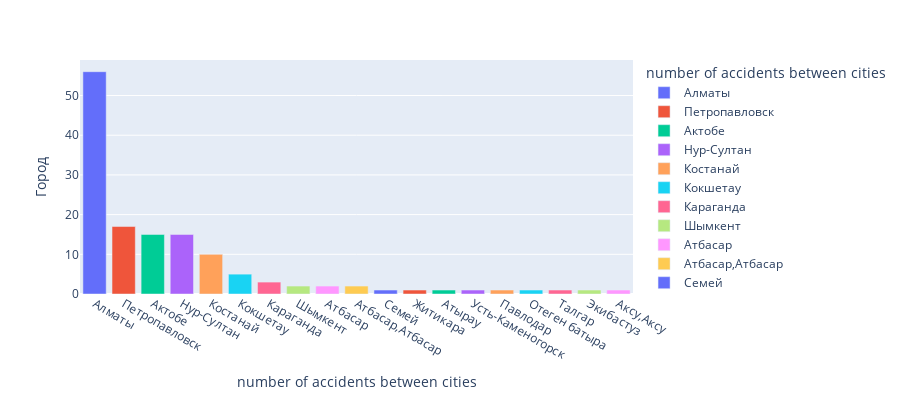

Here is the notebook cell this chart was saved with:
### Markdown cell above
Nur-Sultan : Toyota    58

Shymkent : Audi    1

Almaty : Toyota    297

**Number next to model of car is number of occurence**

### Code cell
# 8.1 What is the distribution of car road accidents for different cities? 
road_accident=data[data['Дата проишествия'].notnull()]
road_accidents=road_accident['Город'].value_counts().reset_index()
road_accidents

fig = px.bar(road_accidents, x=road_accidents['index'], y=road_accidents['Город'],
              color='index',
             labels={'index':'number of accidents between cities'}, height=400)
fig.show()

### Figure 1 — Plotly figure (JSON) as saved in the notebook; plotly's stock layout.template omitted (floating-point values rounded to 4 significant figures)
{"data": [{"alignmentgroup": "True", "hovertemplate": "number of accidents between cities=%{x}<br>Город=%{y}<extra></extra>", "legendgroup": "Алматы", "marker": {"color": "#636efa"}, "name": "Алматы", "offsetgroup": "Алматы", "orientation": "v", "showlegend": true, "textposition": "auto", "type": "bar", "x": ["Алматы"], "xaxis": "x", "y": [56], "yaxis": "y"}, {"alignmentgroup": "True", "hovertemplate": "number of accidents between cities=%{x}<br>Город=%{y}<extra></extra>", "legendgroup": "Петропавловск", "marker": {"color": "#EF553B"}, "name": "Петропавловск", "offsetgroup": "Петропавловск", "orientation": "v", "showlegend": true, "textposition": "auto", "type": "bar", "x": ["Петропавловск"], "xaxis": "x", "y": [17], "yaxis": "y"}, {"alignmentgroup": "True", "hovertemplate": "number of accidents between cities=%{x}<br>Город=%{y}<extra></extra>", "legendgroup": "Актобе", "marker": {"color": "#00cc96"}, "name": "Актобе", "offsetgroup": "Актобе", "orientation": "v", "showlegend": true, "textposition": "auto", "type": "bar", "x": ["Актобе"], "xaxis": "x", "y": [15], "yaxis": "y"}, {"alignmentgroup": "True", "hovertemplate": "number of accidents between cities=%{x}<br>Город=%{y}<extra></extra>", "legendgroup": "Нур-Султан", "marker": {"color": "#ab63fa"}, "name": "Нур-Султан", "offsetgroup": "Нур-Султан", "orientation": "v", "showlegend": true, "textposition": "auto", "type": "bar", "x": ["Нур-Султан"], "xaxis": "x", "y": [15], "yaxis": "y"}, {"alignmentgroup": "True", "hovertemplate": "number of accidents between cities=%{x}<br>Город=%{y}<extra></extra>", "legendgroup": "Костанай", "marker": {"color": "#FFA15A"}, "name": "Костанай", "offsetgroup": "Костанай", "orientation": "v", "showlegend": true, "textposition": "auto", "type": "bar", "x": ["Костанай"], "xaxis": "x", "y": [10], "yaxis": "y"}, {"alignmentgroup": "True", "hovertemplate": "number of accidents between cities=%{x}<br>Город=%{y}<extra></extra>", "legendgroup": "Кокшетау", "marker": {"color": "#19d3f3"}, "name": "Кокшетау", "offsetgroup": "Кокшетау", "orientation": "v", "showlegend": true, "textposition": "auto", "type": "bar", "x": ["Кокшетау"], "xaxis": "x", "y": [5], "yaxis": "y"}, {"alignmentgroup": "True", "hovertemplate": "number of accidents between cities=%{x}<br>Город=%{y}<extra></extra>", "legendgroup": "Караганда", "marker": {"color": "#FF6692"}, "name": "Караганда", "offsetgroup": "Караганда", "orientation": "v", "showlegend": true, "textposition": "auto", "type": "bar", "x": ["Караганда"], "xaxis": "x", "y": [3], "yaxis": "y"}, {"alignmentgroup": "True", "hovertemplate": "number of accidents between cities=%{x}<br>Город=%{y}<extra></extra>", "legendgroup": "Шымкент", "marker": {"color": "#B6E880"}, "name": "Шымкент", "offsetgroup": "Шымкент", "orientation": "v", "showlegend": true, "textposition": "auto", "type": "bar", "x": ["Шымкент"], "xaxis": "x", "y": [2], "yaxis": "y"}, {"alignmentgroup": "True", "hovertemplate": "number of accidents between cities=%{x}<br>Город=%{y}<extra></extra>", "legendgroup": "Атбасар", "marker": {"color": "#FF97FF"}, "name": "Атбасар", "offsetgroup": "Атбасар", "orientation": "v", "showlegend": true, "textposition": "auto", "type": "bar", "x": ["Атбасар"], "xaxis": "x", "y": [2], "yaxis": "y"}, {"alignmentgroup": "True", "hovertemplate": "number of accidents between cities=%{x}<br>Город=%{y}<extra></extra>", "legendgroup": "Атбасар,Атбасар", "marker": {"color": "#FECB52"}, "name": "Атбасар,Атбасар", "offsetgroup": "Атбасар,Атбасар", "orientation": "v", "showlegend": true, "textposition": "auto", "type": "bar", "x": ["Атбасар,Атбасар"], "xaxis": "x", "y": [2], "yaxis": "y"}, {"alignmentgroup": "True", "hovertemplate": "number of accidents between cities=%{x}<br>Город=%{y}<extra></extra>", "legendgroup": "Семей", "marker": {"color": "#636efa"}, "name": "Семей", "offsetgroup": "Семей", "orientation": "v", "showlegend": true, "textposition": "auto", "type": "bar", "x": ["Семей"], "xaxis": "x", "y": [1], "yaxis": "y"}, {"alignmentgroup": "True", "hovertemplate": "number of accidents between cities=%{x}<br>Город=%{y}<extra></extra>", "legendgroup": "Житикара", "marker": {"color": "#EF553B"}, "name": "Житикара", "offsetgroup": "Житикара", "orientation": "v", "showlegend": true, "textposition": "auto", "type": "bar", "x": ["Житикара"], "xaxis": "x", "y": [1], "yaxis": "y"}, {"alignmentgroup": "True", "hovertemplate": "number of accidents between cities=%{x}<br>Город=%{y}<extra></extra>", "legendgroup": "Атырау", "marker": {"color": "#00cc96"}, "name": "Атырау", "offsetgroup": "Атырау", "orientation": "v", "showlegend": true, "textposition": "auto", "type": "bar", "x": ["Атырау"], "xaxis": "x", "y": [1], "yaxis": "y"}, {"alignmentgroup": "True", "hovertemplate": "number of accidents between cities=%{x}<br>Город=%{y}<extra></extra>", "legendgroup": "Усть-Каменогорск", "marker": {"color": "#ab63fa"}, "name": "Усть-Каменогорск", "offsetgroup": "Усть-Каменогорск", "orientation": "v", "showlegend": true, "textposition": "auto", "type": "bar", "x": ["Усть-Каменогорск"], "xaxis": "x", "y": [1], "yaxis": "y"}, {"alignmentgroup": "True", "hovertemplate": "number of accidents between cities=%{x}<br>Город=%{y}<extra></extra>", "legendgroup": "Павлодар", "marker": {"color": "#FFA15A"}, "name": "Павлодар", "offsetgroup": "Павлодар", "orientation": "v", "showlegend": true, "textposition": "auto", "type": "bar", "x": ["Павлодар"], "xaxis": "x", "y": [1], "yaxis": "y"}, {"alignmentgroup": "True", "hovertemplate": "number of accidents between cities=%{x}<br>Город=%{y}<extra></extra>", "legendgroup": "Отеген батыра", "marker": {"color": "#19d3f3"}, "name": "Отеген батыра", "offsetgroup": "Отеген батыра", "orientation": "v", "showlegend": true, "textposition": "auto", "type": "bar", "x": ["Отеген батыра"], "xaxis": "x", "y": [1], "yaxis": "y"}, {"alignmentgroup": "True", "hovertemplate": "number of accidents between cities=%{x}<br>Город=%{y}<extra></extra>", "legendgroup": "Талгар", "marker": {"color": "#FF6692"}, "name": "Талгар", "offsetgroup": "Талгар", "orientation": "v", "showlegend": true, "textposition": "auto", "type": "bar", "x": ["Талгар"], "xaxis": "x", "y": [1], "yaxis": "y"}, {"alignmentgroup": "True", "hovertemplate": "number of accidents between cities=%{x}<br>Город=%{y}<extra></extra>", "legendgroup": "Экибастуз", "marker": {"color": "#B6E880"}, "name": "Экибастуз", "offsetgroup": "Экибастуз", "orientation": "v", "showlegend": true, "textposition": "auto", "type": "bar", "x": ["Экибастуз"], "xaxis": "x", "y": [1], "yaxis": "y"}, {"alignmentgroup": "True", "hovertemplate": "number of accidents between cities=%{x}<br>Город=%{y}<extra></extra>", "legendgroup": "Аксу,Аксу", "marker": {"color": "#FF97FF"}, "name": "Аксу,Аксу", "offsetgroup": "Аксу,Аксу", "orientation": "v", "showlegend": true, "textposition": "auto", "type": "bar", "x": ["Аксу,Аксу"], "xaxis": "x", "y": [1], "yaxis": "y"}], "layout": {"barmode": "relative", "height": 400, "legend": {"title": {"text": "number of accidents between cities"}, "tracegroupgap": 0}, "margin": {"t": 60}, "xaxis": {"anchor": "y", "categoryarray": ["Алматы", "Петропавловск", "Актобе", "Нур-Султан", "Костанай", "Кокшетау", "Караганда", "Шымкент", "Атбасар", "Атбасар,Атбасар", "Семей", "Житикара", "Атырау", "Усть-Каменогорск", "Павлодар", "Отеген батыра", "Талгар", "Экибастуз", "Аксу,Аксу"], "categoryorder": "array", "domain": [0, 1], "title": {"text": "number of accidents between cities"}}, "yaxis": {"anchor": "x", "domain": [0, 1], "title": {"text": "Город"}}}}
